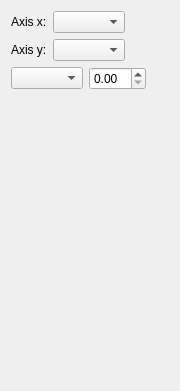
<?xml version="1.0" encoding="UTF-8"?>
<ui version="4.0">
 <class>ChartSettings</class>
 <widget class="QWidget" name="ChartSettings">
  <property name="geometry">
   <rect>
    <x>0</x>
    <y>0</y>
    <width>180</width>
    <height>391</height>
   </rect>
  </property>
  <property name="minimumSize">
   <size>
    <width>180</width>
    <height>0</height>
   </size>
  </property>
  <property name="maximumSize">
   <size>
    <width>180</width>
    <height>16777215</height>
   </size>
  </property>
  <property name="windowTitle">
   <string>Form</string>
  </property>
  <layout class="QVBoxLayout" name="verticalLayout_3">
   <item>
    <layout class="QVBoxLayout" name="verticalLayout_2">
     <item>
      <layout class="QVBoxLayout" name="verticalLayout">
       <item>
        <layout class="QHBoxLayout" name="horizontalLayout">
         <item>
          <widget class="QLabel" name="label">
           <property name="text">
            <string>Axis x:</string>
           </property>
          </widget>
         </item>
         <item>
          <widget class="QComboBox" name="boxX"/>
         </item>
         <item>
          <spacer name="horizontalSpacer">
           <property name="orientation">
            <enum>Qt::Horizontal</enum>
           </property>
           <property name="sizeHint" stdset="0">
            <size>
             <width>40</width>
             <height>20</height>
            </size>
           </property>
          </spacer>
         </item>
        </layout>
       </item>
       <item>
        <layout class="QHBoxLayout" name="yLayout">
         <item>
          <widget class="QLabel" name="labelY">
           <property name="text">
            <string>Axis y:</string>
           </property>
          </widget>
         </item>
         <item>
          <widget class="QComboBox" name="boxY"/>
         </item>
         <item>
          <spacer name="horizontalSpacer_2">
           <property name="orientation">
            <enum>Qt::Horizontal</enum>
           </property>
           <property name="sizeHint" stdset="0">
            <size>
             <width>40</width>
             <height>20</height>
            </size>
           </property>
          </spacer>
         </item>
        </layout>
       </item>
      </layout>
     </item>
     <item>
      <layout class="QHBoxLayout" name="horizontalLayout_3">
       <item>
        <widget class="QComboBox" name="otherAxis"/>
       </item>
       <item>
        <widget class="QDoubleSpinBox" name="doubleSpinBox"/>
       </item>
       <item>
        <spacer name="horizontalSpacer_3">
         <property name="orientation">
          <enum>Qt::Horizontal</enum>
         </property>
         <property name="sizeHint" stdset="0">
          <size>
           <width>40</width>
           <height>20</height>
          </size>
         </property>
        </spacer>
       </item>
      </layout>
     </item>
    </layout>
   </item>
   <item>
    <spacer name="verticalSpacer">
     <property name="orientation">
      <enum>Qt::Vertical</enum>
     </property>
     <property name="sizeHint" stdset="0">
      <size>
       <width>20</width>
       <height>40</height>
      </size>
     </property>
    </spacer>
   </item>
  </layout>
 </widget>
 <resources/>
 <connections/>
</ui>
